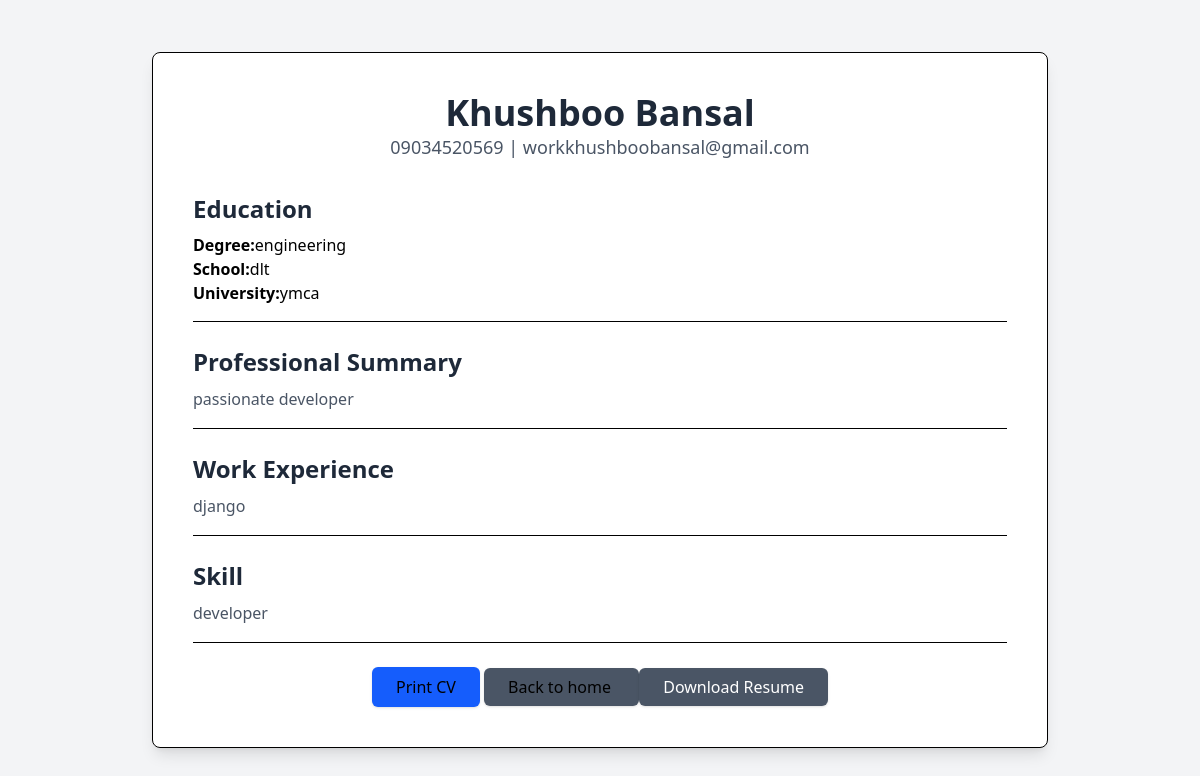
Page /4/ on the committed database.
### CvgeneratorApp/models.py (models this page shows)
class Profile(models.Model):
    name=models.CharField(max_length=50)
    email=models.CharField(max_length=100)
    phone=models.CharField(max_length=20)
    school=models.CharField(max_length=50)
    degree=models.CharField(max_length=100)
    university=models.CharField(max_length=100)
    summary=models.TextField(max_length=2000)
    previous_work=models.TextField(max_length=1000)
    skil=models.CharField(max_length=200)

### CvgeneratorApp/views.py (the view)
# urls.py: path('<int:id>/',views.resume,name='resume'),
def resume(request,id):
    user_profile=Profile.objects.get(id=id)
    return render(request, 'CvgeneratorApp/resume.html',{'user_profile':user_profile})

### CvgeneratorApp/templates/CvgeneratorApp/resume.html (shortened to what this page needs)
<!DOCTYPE html>
<html lang="en">
<head>
    <script src="https://cdn.jsdelivr.net/npm/@tailwindcss/browser@4"></script>
</head>
<body class="bg-gray-100 flex items-center  justify-center min-h-screen">
   <div class="bg-white w-full max-w-4xl mx-auto shadow-lg rounded-lg p-10 my-10 border">
      <div class="text-center mb-8">
        <h1 class="text-4xl font-bold text-gray-800">{{user_profile.name}}</h1>
        <p   class="text-lg text-gray-600">{{user_profile.phone}} | {{user_profile.email}}</p>
      </div>
      <div class="border-b pb-4 mb-6">
        <h2 class="text-2xl  font-semibold text-gray-800 mb-2">Education</h2>
        <p><span class="font-bold">Degree:</span>{{user_profile.degree}}</p>
        <p><span class="font-bold">School:</span>{{user_profile.school}}</p>
        <p><span class="font-bold">University:</span>{{user_profile.university}}</p>
      </div>
      <div class="border-b pb-4 mb-6">
        <h2 class="text-2xl  font-semibold text-gray-800 mb-2">Professional Summary</h2>
        <p class="text-gray-600 leading-relaxed">{{user_profile.summary}}</p>
      </div>
      <div class="border-b pb-4 mb-6">
        <h2 class="text-2xl  font-semibold text-gray-800 mb-2">Work Experience</h2>
        <p class="text-gray-600 leading-relaxed">{{user_profile.previous_work}}</p>
      </div>
       <div class="border-b pb-4 mb-6">
        <h2 class="text-2xl  font-semibold text-gray-800 mb-2">Skill</h2>
        <p class="text-gray-600 leading-relaxed">{{user_profile.skil}}</p>
      </div>
      <div class="text-center">
        <button onclick="window.print()" class="bg-blue-600 text-while px-6 py-2 rounded-md shadow">Print CV</button>
        <a  class="bg-gray-600 text-while px-6 py-2 rounded-md shadow" href="">Back to home </a>
        <a class="bg-gray-600 text-white px-6 py-2 rounded-md shadow"
        href="{% url 'download_resume' user_profile.id %}">
        Download Resume
        </a>
      </div>
   </div>
</body>
</html>

### rows in the picture
Profile: name "Khushboo Bansal", phone "09034520569", email "workkhushboobansal@gmail.com", degree "engineering", school "dlt", university "ymca", summary "passionate developer", previous_work "django", skil "developer"
